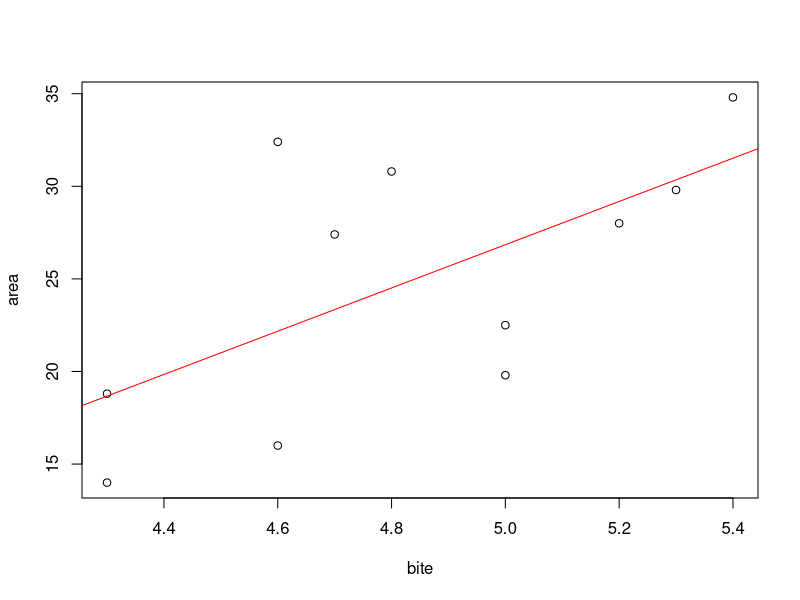
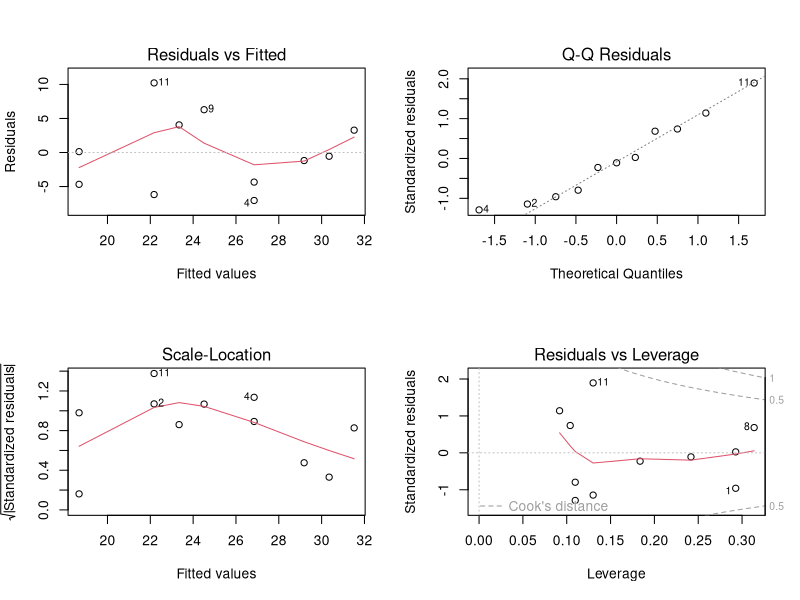
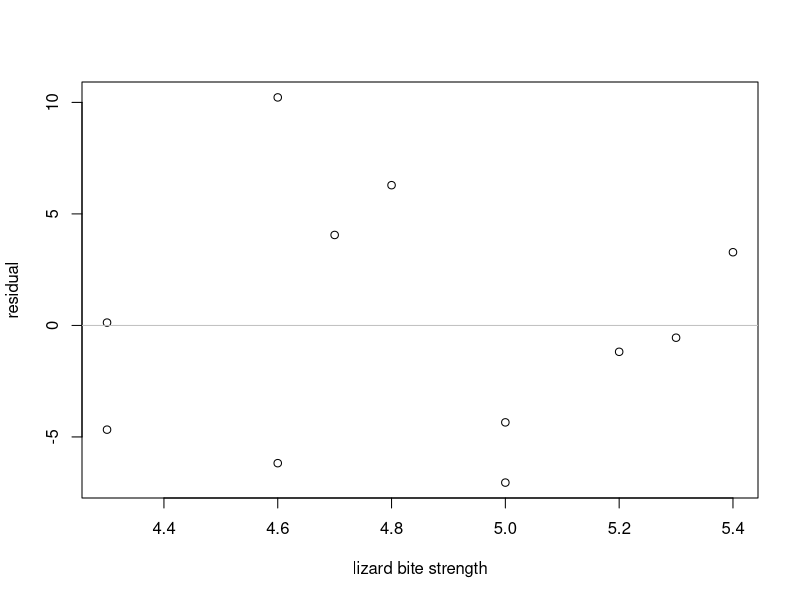
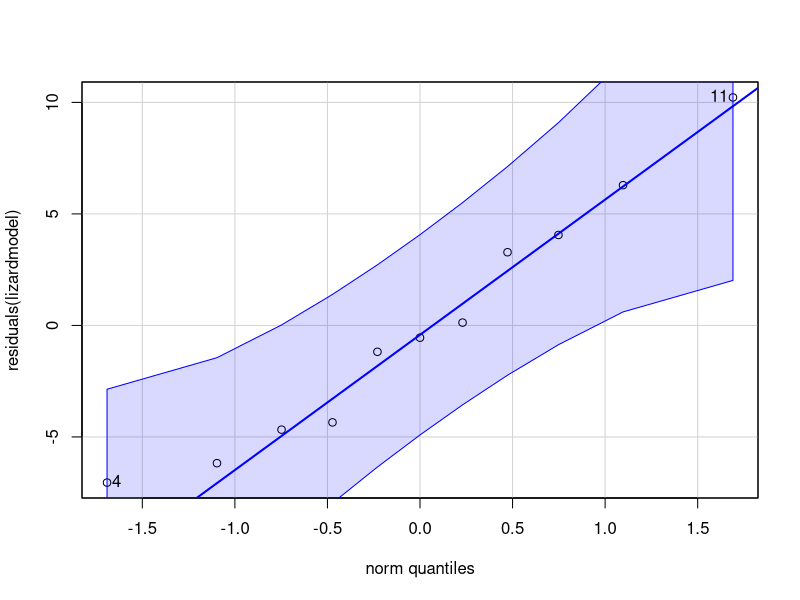
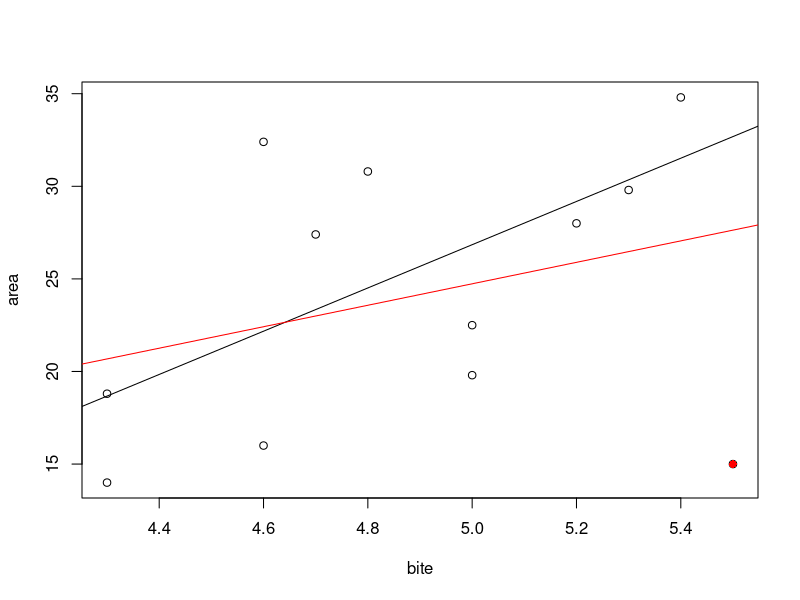
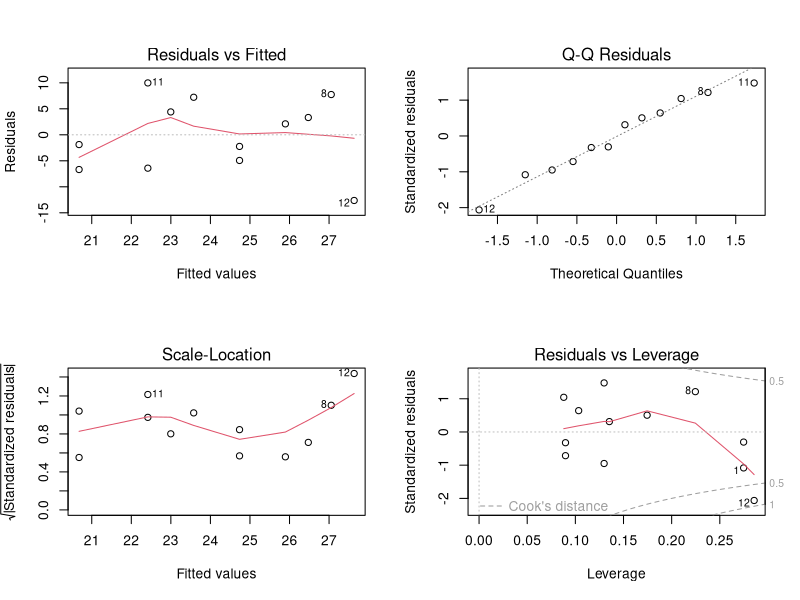
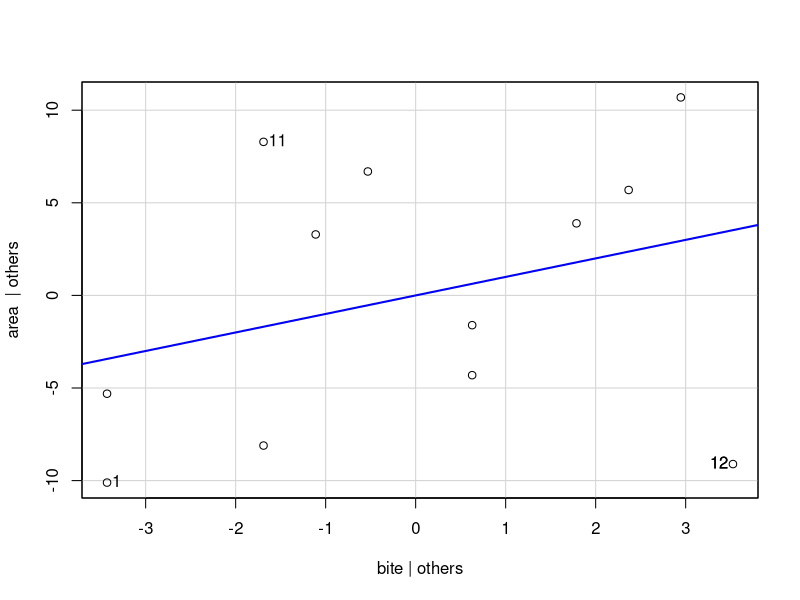
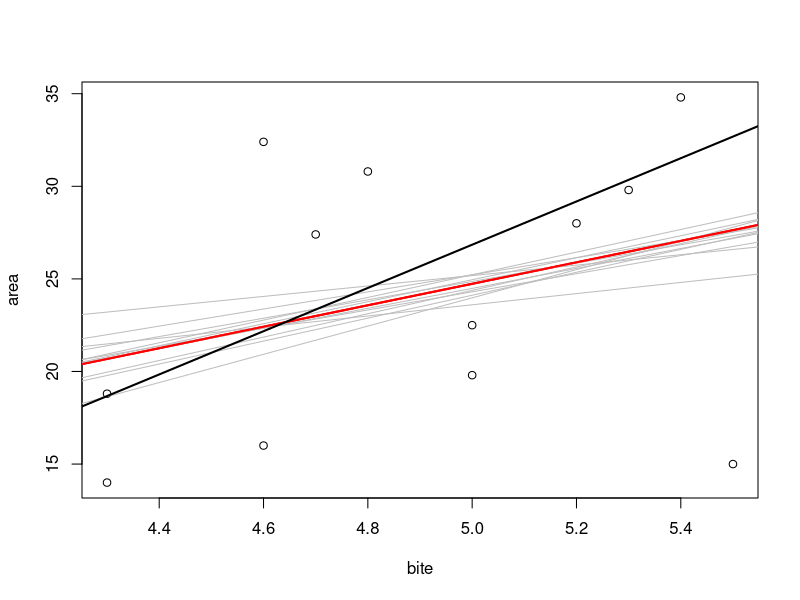

Generate these figures, in order, with R:
## ---- chunk 1
lizard<-read.csv("lizard.csv",header=TRUE)
lizard
## ---- chunk 2
plot(lizard)
abline(lm(lizard$area~lizard$bite), col="red")
## ---- chunk 3
lizardmodel <- lm(area~bite, data=lizard)
summary(lizardmodel)
## ---- chunk 4
anova(lizardmodel)
## ---- chunk 5
par(mfrow=c(2,2))
plot(lizardmodel)
par(mfrow=c(1,1))
## ---- chunk 6
lizard$area
## ---- chunk 7
predicted_area<-predict(lizardmodel)
predicted_area
## ---- chunk 8
residuals(lizardmodel)
## ---- chunk 9
plot(lizard$bite,residuals(lizardmodel), xlab = "lizard bite strength", ylab="residual")
abline(h=0,col="gray")
## ---- chunk 10
library(car)
## ---- chunk 11
qqPlot(residuals(lizardmodel))
## ---- chunk 12
newdata<-c(5.5, 15)
lizard_v2 <-rbind(lizard,newdata)
## ---- chunk 13
plot(lizard_v2$bite,lizard_v2$area,xlab="bite",ylab="area")
points(5.5, 15,col="red",pch=16)
abline(lizardmodel)
lizardmodel_v2=lm(area~bite,data=lizard_v2)
abline(lizardmodel_v2,col="red")

## ---- chunk 14
summary(lizardmodel_v2)
## ---- chunk 15
residuals(lizardmodel_v2)
## ---- chunk 16
par(mfrow=c(2,2))
plot(lizardmodel_v2)
par(mfrow=c(1,1))
## ---- chunk 17
leveragePlots(lizardmodel_v2) 
## ---- chunk 18
plot(lizard_v2$bite,lizard_v2$area,xlab="bite",ylab="area")
abline(lizardmodel_v2,col="red",lwd=2)
for (i in 1:12) {
  tempdata<-lizard_v2[-c(i),]
  tempmod = lm(area~bite,data=tempdata)
  abline(tempmod,col="gray")
}
abline(lizardmodel_v2,col="red",lwd=2)
abline(lizardmodel,col="black",lwd=2)

## ---- chunk 19
nitrogen <- c(2, 4, 6, 8)
height <- c(5, 11, 12, 20)
mod1 <- lm(height~nitrogen)
summary(mod1)
## ---- chunk 20
predicted_height = 0.5 + 2.3*5
predicted_height
## ---- chunk 21
new <- data.frame(nitrogen = 5)
predict(mod1, new)
